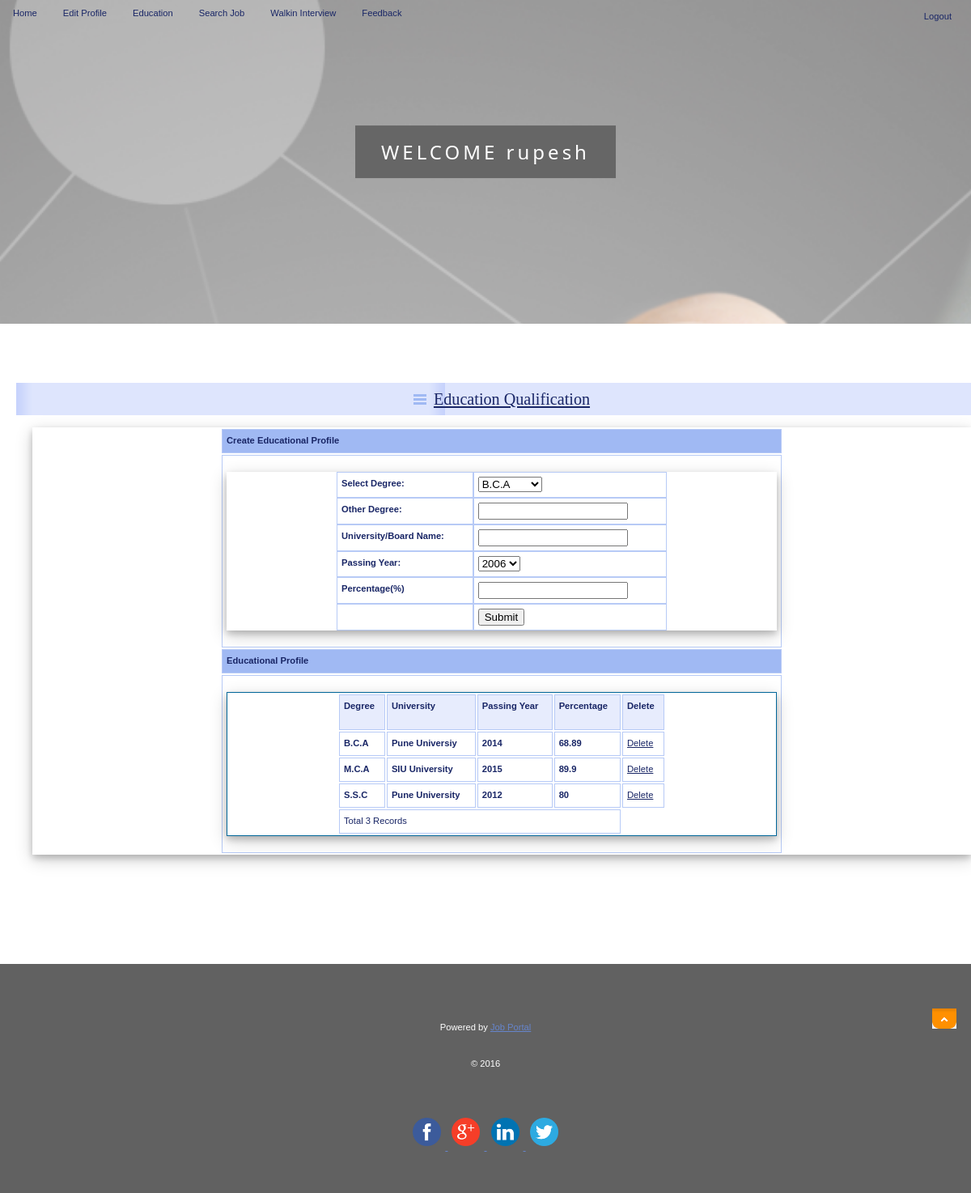
The page /JobSeeker/Education.php (signed in) on the database its author committed.
### tables this page shows
CREATE TABLE IF NOT EXISTS `jobseeker_education` (
  `EduId` int(11) NOT NULL AUTO_INCREMENT,
  `JobSeekId` int(11) NOT NULL,
  `Degree` varchar(20) NOT NULL,
  `University` varchar(100) NOT NULL,
  `PassingYear` mediumint(9) NOT NULL,
  `Percentage` float NOT NULL,
  PRIMARY KEY (`EduId`)
);

### includes/MySQLFunc.php (called while the page is built, shortened)
<?php
	if (function_exists("mysqli_connect")) {
		function sqlquery($query) {
			global $sql_connection;
			return $sql_connection->query($query);
		}
		function sqlfetcharray($result){
			if($result){
				return mysqli_fetch_array($result);
			}
			else
			{	return Array();	}
		}
		function sqlnumrows($result){
			return mysqli_num_rows($result);
		}
	}
?>

### JobSeeker/Education.php (the view, shortened to what this page needs)
<!DOCTYPE html>
<html lang="cs">
<head>
    <link rel="stylesheet" media="screen,projection" type="text/css" href="./css/main.css" />
    <link rel="stylesheet" media="print" type="text/css" href="./css/print.css" />
    <link rel="stylesheet" media="aural" type="text/css" href="./css/aural.css" />
</head>
<body id="www-url-cz">
<div id="main" class="box">
<?php
include "Header.php"
?>
<?php
include "menu.php"
?>
    <div id="page" class="box">
    <div id="page-in" class="box">
        <div id="strip" class="box noprint">
            <p id="breadcrumbs">&nbsp;</p>
        </div>
        <div id="content">
            <div class="article">
                <h2><span><a href="#">Education Qualification </a></span></h2>
              <table width="100%" border="0" cellspacing="2" cellpadding="2">
                  <tr>
                    <td bgcolor="#A0B9F3"><strong>Create Educational Profile</strong></td>
                  </tr>
                  <tr>
                    <td><form id="form1" method="post" action="InsertEdu.php">
                      <table width="100%" border="0" cellspacing="0" cellpadding="0">
                        <tr>
                          <td><strong>Select Degree:</strong></td>
                          <td>
                          <select name="cmbQual" id="cmbQual">
                          <option value="B.C.A">B.C.A</option>
                          </select>                          </td>
                        </tr>
                        <tr>
                          <td><strong>Other Degree:</strong></td>
                          <td><label>
                            <input type="text" name="txtOther" id="txtOther" />
                          </label></td>
                        </tr>
                        <tr>
                          <td><strong>University/Board Name:</strong></td>
                          <td><span id="sprytextfield1">
                            <label>
                            <input type="text" name="txtBoard" id="txtBoard" required="" />
                            </label>
                          </span></td>
                        </tr>
                        <tr>
                          <td><strong>Passing Year:</strong></td>
                          <td><label>
                            <select name="cmbYear" id="cmbYear">
			      <?php
				$cur_year=date("Y");
				for($i=$cur_year-10;$i<=$cur_year+10;$i++){
					echo "<option>$i</option>";
				}
				?>
                            </select>
                          </label></td>
                        </tr>
                        <tr>
                          <td><strong>Percentage(%)</strong></td>
                          <td><span id="sprytextfield2">
                            <label>
                            <input type="text" name="txtPer" id="txtPer" required="" />
                            </label>
                         </span></td>
                        </tr>
                        <tr>
                          <td>&nbsp;</td>
                          <td><label>
                            <input type="submit" name="button" id="button" value="Submit" />
                          </label></td>
                        </tr>
                      </table>
                </form>
                    </td>
                  </tr>
                  <tr>
                    <td bgcolor="#A0B9F3"><strong>Educational Profile</strong></td>
                  </tr>
                  <tr>
                    <td><table width="100%" border="1" cellpadding="1" cellspacing="2" bordercolor="#006699" >
                      <tr>
                        <th height="32" bgcolor="#006699" class="style3"><div align="left" class="style9 style5 style2"><strong>Degree</strong></div></th>
                        <th bgcolor="#006699" class="style3"><div align="left" class="style9 style5 style2"><strong>University</strong></div></th>
                        <th bgcolor="#006699" class="style3"><div align="left" class="style9 style5 style2"><strong>Passing Year</strong></div></th>
                        <th bgcolor="#006699" class="style3"><div align="left" class="style9 style5 style2"><strong>Percentage</strong></div></th>
			<th bgcolor="#006699" class="style3"><div align="left" class="style9 style5 style2"><strong>Delete</strong></div></th>
                      </tr>
                      <?php
					  $ID=$_SESSION['ID'];
include "../includes/MySQLFunc.php";
$sql = "select * from jobseeker_education where JobSeekId='".$ID."'";
$result = sqlquery($sql);
if($result){
while($row = sqlfetcharray($result))
{
$EduId=$row['EduId'];
$Degree=$row['Degree'];
$Univ=$row['University'];
$Passing=$row['PassingYear'];
$Per=$row['Percentage'];
?>
                      <tr>
                        <td class="style3"><div align="left" class="style9 style5"><strong><?php echo $Degree;?></strong></div></td>
                        <td class="style3"><div align="left" class="style9 style5"><strong><?php echo $Univ;?></strong></div></td>
                        <td class="style3"><div align="left" class="style9 style5"><strong><?php echo $Passing;?></strong></div></td>
                         <td class="style3"><div align="left" class="style9 style5"><strong><?php echo $Per;?></strong></div></td>
			<td class="style3"><div align="left" class="style9 style5"><a href='DeleteEdu.php?JobSeekId=<?php echo $ID ?>&EduId=<?php echo $EduId ?>'>Delete</a></div></td>
                      </tr>
                      <?php
}
	$records = sqlnumrows($result);
}
else
{ $records=0;}
?>
                      <tr>
                        <td colspan="4" class="style3"><div align="left" class="style9 style 5"><?php echo "Total ".$records." Records"; ?> </div></td>
                      </tr>
                    </table></td>
                  </tr>
                </table>
                <p>&nbsp;</p>
                <p class="btn-more box noprint">&nbsp;</p>
          </div>
        </div>
    </div>
    </div>
<?php
include "footer.php"
?>
</body>
</html>

### JobSeeker/css/main.css (style rules this page uses)
* { min-height:1px; }
body { border:0; margin:0; padding:0; font:70%/160% "verdana",sans-serif; color:#192666; text-align:center; }
a { color:#192666; }
p { border:0; margin:15px 0; padding:0; line-height:30px; }
div { display:block; border:0; margin:0; padding:0; }
h1, h2, h3, h4, h5 { border:0; margin:15px 0 10px 0; padding:0; font-weight:bold; }
h2 { font-size:180%; line-height:100%; font-family:"georgia",serif; font-weight:normal; }
table { box-shadow: 0 4px 8px 0 rgba(0, 0, 0, 0.2), 0 6px 20px 0 rgba(0, 0, 0, 0.19); display:table; margin:15px 0; padding-left: 20%; padding-right: 20%; font-size:100%; }
tr { display:table-row; }
th, td { display: table-cell; border:1px solid #B7CAF6; margin:0; padding:5px; vertical-align:top; text-align:left; }
th { background:#E7ECFD; text-align:center; color:#192666; font-weight:bold; }
form { border:0; margin:0; padding:0; }
a, img, span { border:0; margin:0; padding:0; }
strong, .strong { font-weight:bold; }
.box { min-height:1px; _height:1px; }
.box:after { content:"."; display:block; line-height:0px; font-size:0px; visibility:hidden; clear:both; }
#main { width:100%; }
#page { width:100%; min-height:1px; _height:1px; }
#page-in { min-height:1px; padding:10px 0; _height:1px; }
#strip { position:relative; clear:both; padding:3px 20px 10px 20px; color:#6182D1; }
#strip p { margin:0; }
#strip #breadcrumbs { width:520px; margin:0; padding:0; }
#content { float:left; width:100%; margin:0; padding:0 0 0 20px; }
#content .article { clear:both; margin:0; padding:20px; }
#content .article h2 { margin:0 -20px; padding:10px; background:#DEE5FD url("../design/content_title_bg.gif") 0 0 repeat-y; color:#192666; }
#content .article h2 span { background:url("../design/ico_list.gif") 0 50% no-repeat; padding-left:25px; }
#content .article p { text-align:justify; }
#content .btn-more { margin:0 0 15px 0; padding:0; border:0; position:relative; }

### JobSeeker/css/print.css (style rules this page uses)
body { border:0; margin:0; padding:0; font-size:12pt }
a { color:#000; text-decoration:none; }
h1, h2, h3 { page-break-after:avoid; page-break-inside:avoid; }
table { border-collapse: collapse; border-width:1px; border-style:solid; }
th, td { display:table-cell; border-width:1px; border-style:solid; }
.noprint { display:none; }

### Employer/css/aural.css (style rules this page uses)
body { voice-family:paul,male; volume:loud; speech-rate:slow; richness:90; stress:20; }
h1, h2, h3, h4, h5 { cue-before:url("ping.au"); }
p, table { pause:50ms; }
strong { pitch:medium; pitch-range:60; stress:90; richness:90; }

### rows shown on the page
jobseeker_education: Degree "B.C.A", University "Pune Universiy", PassingYear "2014", Percentage "68.89"
jobseeker_education: Degree "M.C.A", University "SIU University", PassingYear "2015", Percentage "89.9"
jobseeker_education: Degree "S.S.C", University "Pune University", PassingYear "2012", Percentage "80"

### other values the page prints
$_SESSION['Name'] "rupesh"
$records "3"
form field cmbYear "2006"
